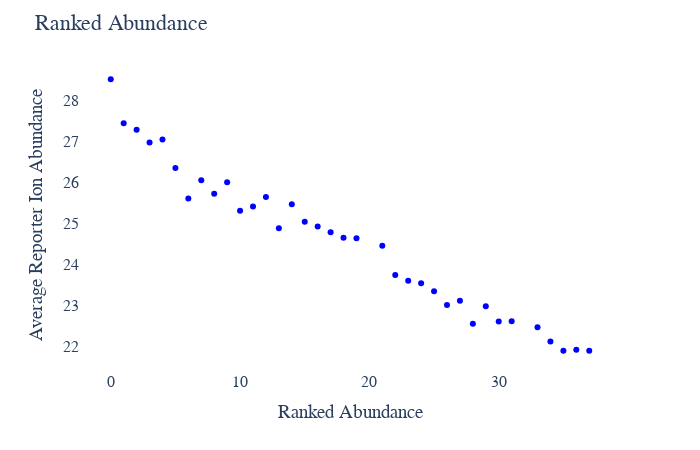

The code cell stored with this chart in its notebook:
### Code cell
# Protein Ranked Abundance plot
plot_options={
            "reference_group": "FP21",
            "compare groups": ["FP22"],
            "title": "Ranked Abundance",
            "color": ["blue", "red", "green", "black", "yellow", "purple",
                      "orange", "brown", "pink", "gray", "olive", "cyan"],
            "symbol": ['circle', 'circle', 'circle'],
            "marker_size": 8,
            "width": 700,
            "height": 450,
            "font": dict(size=16, family="Arial black"),
            "ylimits": [],
            "xlimits": [],
            "X Title": "Ranked Abundance",
            "Y Title": "Average Reporter Ion Abundance",
        }
figure, _, _ =plotter.Rank_Abundance_Plots(data_obj, plot_options, saved_settings)
figure.show()

### Figure 1 — Plotly figure (JSON) as saved in the notebook; plotly's stock layout.template omitted (floating-point values rounded to 4 significant figures)
{"data": [{"hovertemplate": "<extra></extra>", "legendgroup": "", "marker": {"color": "#636efa", "symbol": "circle"}, "mode": "markers", "name": "", "orientation": "v", "showlegend": false, "type": "scatter", "xaxis": "x", "yaxis": "y"}, {"marker": {"color": "blue"}, "mode": "markers", "name": "FP22", "text": ["ACTB", "ENO1", "H2BC12", "H1-4", "HSPA8", "H2BC26", "PKM", "EEF2", "CALR", "NCL", "YWHAE", "VIM", "PRDX1", "RPL5", "ALDOA", "PFN1", "YWHAZ", "HNRNPU", "TPI1", "HNRNPC", "HNRNPA3", "SYNCRIP", "RPS6", "PGK1", "ILF3", "RPS11", "HDGF", "DARS1", "BANF1", "RPL10A", "ST13", "RPL24", "RPS16", "MARCKS", "TRA2B", "CAPZA1"], "type": "scatter", "x": [0, 1, 2, 3, 4, 5, 6, 7, 8, 9, 10, 11, 12, 13, 14, 15, 16, 17, 18, 19, 21, 22, 23, 24, 25, 26, 27, 28, 29, 30, 31, 33, 34, 35, 36, 37], "y": [28.51, 27.43, 27.27, 26.96, 27.03, 26.34, 25.6, 26.04, 25.71, 25.99, 25.3, 25.4, 25.63, 24.87, 25.46, 25.03, 24.91, 24.77, 24.64, 24.63, 24.44, 23.73, 23.59, 23.53, 23.33, 23.0, 23.1, 22.54, 22.97, 22.59, 22.6, 22.45, 22.11, 21.88, 21.91, 21.88]}], "layout": {"font": {"family": "Arial black", "size": 16}, "height": 450, "legend": {"tracegroupgap": 0}, "margin": {"t": 60}, "paper_bgcolor": "white", "plot_bgcolor": "white", "title": {"text": "Ranked Abundance"}, "width": 700, "xaxis": {"anchor": "y", "domain": [0, 1], "title": {"text": "Ranked Abundance"}}, "yaxis": {"anchor": "x", "domain": [0, 1], "title": {"text": "Average Reporter Ion Abundance"}}}}
